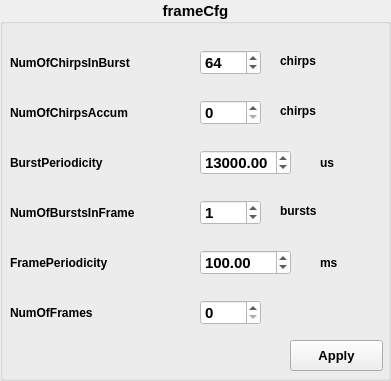
             <widget class="QGroupBox" name="FRAMECFG_GROUP">
              <property name="geometry">
               <rect>
                <x>450</x>
                <y>420</y>
                <width>391</width>
                <height>381</height>
               </rect>
              </property>
              <property name="font">
               <font>
                <family>Tahoma</family>
                <pointsize>11</pointsize>
                <weight>75</weight>
                <bold>true</bold>
               </font>
              </property>
              <property name="styleSheet">
               <string notr="true"/>
              </property>
              <property name="title">
               <string>frameCfg</string>
              </property>
              <property name="alignment">
               <set>Qt::AlignCenter</set>
              </property>
              <widget class="QLabel" name="NumOfChirpsInBurst">
               <property name="geometry">
                <rect>
                 <x>10</x>
                 <y>50</y>
                 <width>171</width>
                 <height>25</height>
                </rect>
               </property>
               <property name="font">
                <font>
                 <family>Tahoma</family>
                 <pointsize>9</pointsize>
                 <weight>75</weight>
                 <bold>true</bold>
                </font>
               </property>
               <property name="text">
                <string>NumOfChirpsInBurst</string>
               </property>
               <property name="alignment">
                <set>Qt::AlignLeading|Qt::AlignLeft|Qt::AlignVCenter</set>
               </property>
              </widget>
              <widget class="QLabel" name="NumOfChirpsAccum">
               <property name="geometry">
                <rect>
                 <x>10</x>
                 <y>100</y>
                 <width>171</width>
                 <height>25</height>
                </rect>
               </property>
               <property name="font">
                <font>
                 <family>Tahoma</family>
                 <pointsize>9</pointsize>
                 <weight>75</weight>
                 <bold>true</bold>
                </font>
               </property>
               <property name="text">
                <string>NumOfChirpsAccum</string>
               </property>
               <property name="alignment">
                <set>Qt::AlignLeading|Qt::AlignLeft|Qt::AlignVCenter</set>
               </property>
              </widget>
              <widget class="QLabel" name="BurstPeriodicity">
               <property name="geometry">
                <rect>
                 <x>10</x>
                 <y>150</y>
                 <width>141</width>
                 <height>25</height>
                </rect>
               </property>
               <property name="font">
                <font>
                 <family>Tahoma</family>
                 <pointsize>9</pointsize>
                 <weight>75</weight>
                 <bold>true</bold>
                </font>
               </property>
               <property name="text">
                <string>BurstPeriodicity</string>
               </property>
               <property name="alignment">
                <set>Qt::AlignLeading|Qt::AlignLeft|Qt::AlignVCenter</set>
               </property>
              </widget>
              <widget class="QLabel" name="NumOfBurstsInFrame">
               <property name="geometry">
                <rect>
                 <x>10</x>
                 <y>200</y>
                 <width>181</width>
                 <height>25</height>
                </rect>
               </property>
               <property name="font">
                <font>
                 <family>Tahoma</family>
                 <pointsize>9</pointsize>
                 <weight>75</weight>
                 <bold>true</bold>
                </font>
               </property>
               <property name="text">
                <string>NumOfBurstsInFrame</string>
               </property>
               <property name="alignment">
                <set>Qt::AlignLeading|Qt::AlignLeft|Qt::AlignVCenter</set>
               </property>
              </widget>
              <widget class="QLabel" name="FramePeriodicity">
               <property name="geometry">
                <rect>
                 <x>10</x>
                 <y>250</y>
                 <width>161</width>
                 <height>25</height>
                </rect>
               </property>
               <property name="font">
                <font>
                 <family>Tahoma</family>
                 <pointsize>9</pointsize>
                 <weight>75</weight>
                 <bold>true</bold>
                </font>
               </property>
               <property name="text">
                <string>FramePeriodicity</string>
               </property>
               <property name="alignment">
                <set>Qt::AlignLeading|Qt::AlignLeft|Qt::AlignVCenter</set>
               </property>
              </widget>
              <widget class="QLabel" name="NumOfFrames">
               <property name="geometry">
                <rect>
                 <x>10</x>
                 <y>300</y>
                 <width>161</width>
                 <height>25</height>
                </rect>
               </property>
               <property name="font">
                <font>
                 <family>Tahoma</family>
                 <pointsize>9</pointsize>
                 <weight>75</weight>
                 <bold>true</bold>
                </font>
               </property>
               <property name="text">
                <string>NumOfFrames</string>
               </property>
               <property name="alignment">
                <set>Qt::AlignLeading|Qt::AlignLeft|Qt::AlignVCenter</set>
               </property>
              </widget>
              <widget class="QSpinBox" name="SPINBOX_NumOfChirpsInBurst0">
               <property name="geometry">
                <rect>
                 <x>200</x>
                 <y>50</y>
                 <width>61</width>
                 <height>25</height>
                </rect>
               </property>
               <property name="styleSheet">
                <string notr="true">background-color: rgb(255, 255, 255);</string>
               </property>
               <property name="maximum">
                <number>999</number>
               </property>
               <property name="value">
                <number>64</number>
               </property>
              </widget>
              <widget class="QSpinBox" name="SPINBOX_NumOfChirpsAccum1">
               <property name="geometry">
                <rect>
                 <x>200</x>
                 <y>100</y>
                 <width>61</width>
                 <height>25</height>
                </rect>
               </property>
               <property name="styleSheet">
                <string notr="true">background-color: rgb(255, 255, 255);</string>
               </property>
               <property name="value">
                <number>0</number>
               </property>
              </widget>
              <widget class="QSpinBox" name="SPNBIX_NumOfBurstsInFrame3">
               <property name="geometry">
                <rect>
                 <x>200</x>
                 <y>200</y>
                 <width>61</width>
                 <height>25</height>
                </rect>
               </property>
               <property name="styleSheet">
                <string notr="true">background-color: rgb(255, 255, 255);</string>
               </property>
               <property name="maximum">
                <number>999</number>
               </property>
               <property name="value">
                <number>1</number>
               </property>
              </widget>
              <widget class="QSpinBox" name="SPINBOX_NumOfFrames5">
               <property name="geometry">
                <rect>
                 <x>200</x>
                 <y>300</y>
                 <width>61</width>
                 <height>25</height>
                </rect>
               </property>
               <property name="styleSheet">
                <string notr="true">background-color: rgb(255, 255, 255);</string>
               </property>
               <property name="maximum">
                <number>9999</number>
               </property>
               <property name="value">
                <number>0</number>
               </property>
              </widget>
              <widget class="QDoubleSpinBox" name="DSPINBOX_BurstPeriodicity2">
               <property name="geometry">
                <rect>
                 <x>200</x>
                 <y>150</y>
                 <width>91</width>
                 <height>25</height>
                </rect>
               </property>
               <property name="styleSheet">
                <string notr="true">background-color: rgb(255, 255, 255);</string>
               </property>
               <property name="maximum">
                <double>99999.990000000005239</double>
               </property>
               <property name="value">
                <double>13000.000000000000000</double>
               </property>
              </widget>
              <widget class="QDoubleSpinBox" name="DSPINBOX_FramePeriodicity4">
               <property name="geometry">
                <rect>
                 <x>200</x>
                 <y>250</y>
                 <width>91</width>
                 <height>25</height>
                </rect>
               </property>
               <property name="styleSheet">
                <string notr="true">background-color: rgb(255, 255, 255);</string>
               </property>
               <property name="maximum">
                <double>9999.000000000000000</double>
               </property>
               <property name="value">
                <double>100.000000000000000</double>
               </property>
              </widget>
              <widget class="QLabel" name="unit_7">
               <property name="geometry">
                <rect>
                 <x>320</x>
                 <y>150</y>
                 <width>51</width>
                 <height>25</height>
                </rect>
               </property>
               <property name="font">
                <font>
                 <family>Tahoma</family>
                 <pointsize>9</pointsize>
                 <weight>75</weight>
                 <bold>true</bold>
                </font>
               </property>
               <property name="text">
                <string>us</string>
               </property>
               <property name="alignment">
                <set>Qt::AlignLeading|Qt::AlignLeft|Qt::AlignVCenter</set>
               </property>
              </widget>
              <widget class="QLabel" name="unit_8">
               <property name="geometry">
                <rect>
                 <x>320</x>
                 <y>250</y>
                 <width>51</width>
                 <height>25</height>
                </rect>
               </property>
               <property name="font">
                <font>
                 <family>Tahoma</family>
                 <pointsize>9</pointsize>
                 <weight>75</weight>
                 <bold>true</bold>
                </font>
               </property>
               <property name="text">
                <string>ms</string>
               </property>
               <property name="alignment">
                <set>Qt::AlignLeading|Qt::AlignLeft|Qt::AlignVCenter</set>
               </property>
              </widget>
              <widget class="QPushButton" name="BUTTON_FRAMECFG">
               <property name="geometry">
                <rect>
                 <x>290</x>
                 <y>340</y>
                 <width>93</width>
                 <height>31</height>
                </rect>
               </property>
               <property name="font">
                <font>
                 <family>Tahoma</family>
                 <pointsize>10</pointsize>
                 <weight>75</weight>
                 <bold>true</bold>
                </font>
               </property>
               <property name="text">
                <string>Apply</string>
               </property>
              </widget>
              <widget class="QLabel" name="unit_13">
               <property name="geometry">
                <rect>
                 <x>280</x>
                 <y>40</y>
                 <width>81</width>
                 <height>41</height>
                </rect>
               </property>
               <property name="font">
                <font>
                 <family>Tahoma</family>
                 <pointsize>9</pointsize>
                 <weight>75</weight>
                 <bold>true</bold>
                </font>
               </property>
               <property name="text">
                <string>chirps</string>
               </property>
               <property name="alignment">
                <set>Qt::AlignLeading|Qt::AlignLeft|Qt::AlignVCenter</set>
               </property>
              </widget>
              <widget class="QLabel" name="unit_14">
               <property name="geometry">
                <rect>
                 <x>280</x>
                 <y>90</y>
                 <width>81</width>
                 <height>41</height>
                </rect>
               </property>
               <property name="font">
                <font>
                 <family>Tahoma</family>
                 <pointsize>9</pointsize>
                 <weight>75</weight>
                 <bold>true</bold>
                </font>
               </property>
               <property name="text">
                <string>chirps</string>
               </property>
               <property name="alignment">
                <set>Qt::AlignLeading|Qt::AlignLeft|Qt::AlignVCenter</set>
               </property>
              </widget>
              <widget class="QLabel" name="unit_15">
               <property name="geometry">
                <rect>
                 <x>280</x>
                 <y>190</y>
                 <width>81</width>
                 <height>41</height>
                </rect>
               </property>
               <property name="font">
                <font>
                 <family>Tahoma</family>
                 <pointsize>9</pointsize>
                 <weight>75</weight>
                 <bold>true</bold>
                </font>
               </property>
               <property name="text">
                <string>bursts</string>
               </property>
               <property name="alignment">
                <set>Qt::AlignLeading|Qt::AlignLeft|Qt::AlignVCenter</set>
               </property>
              </widget>
             </widget>
